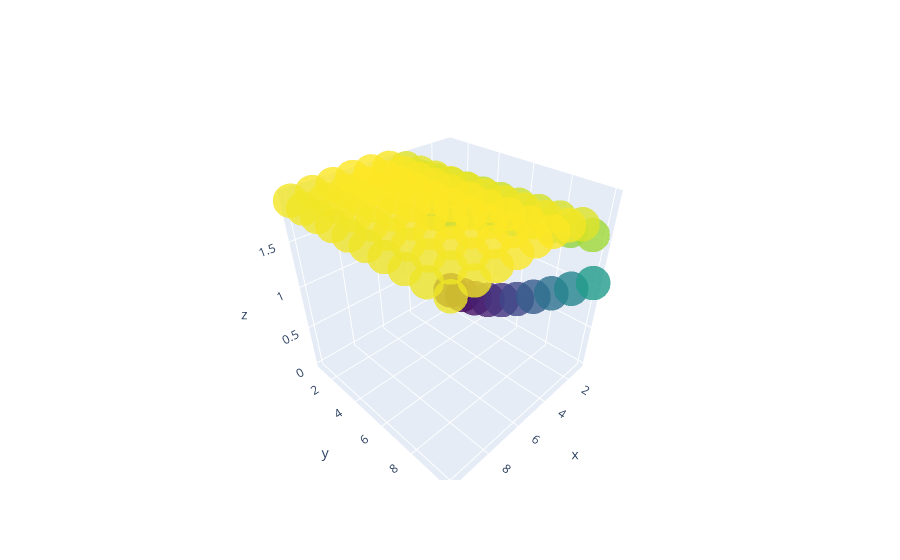

Notebook cell for this chart:
### Code cell
x, y, z = zip(*c2s)
z = list(map(float, z))
fig = go.Figure(data=[go.Scatter3d(x=x, y=y, z=z,
                                   mode='markers', 
                                   marker=dict(
                                   size=12,
                                   color=z,                # set color to an array/list of desired values
                                   colorscale='Viridis',   # choose a colorscale
                                   opacity=0.8
    ))])
fig.show()
